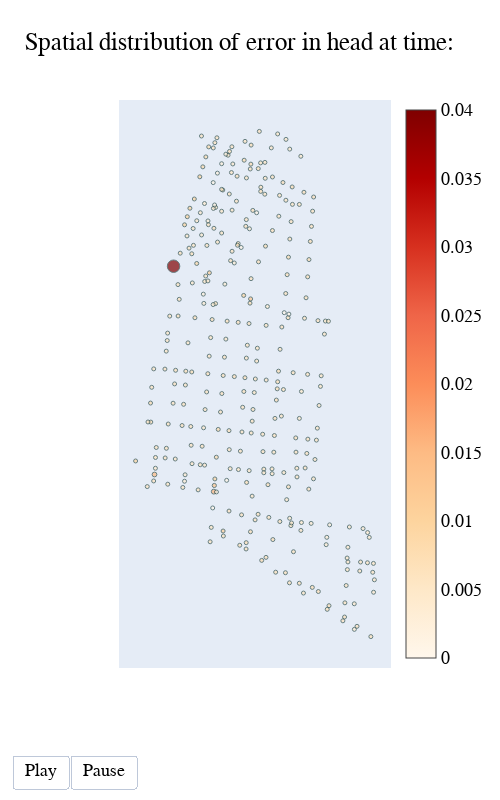

This figure's notebook cell:
### Code cell
error = torch.abs(target - predicted)
fig = vis.plot_nodal_variable(error, norm_sim_in_window, 'error in head at time: ', colorscale = 'OrRd')

### Figure 1 — Plotly figure (JSON) as saved in the notebook; plotly's stock layout.template omitted (floating-point values rounded to 4 significant figures; data arrays with more than 128 entries replaced by an {"elided": "..."} marker saying what was removed)
{"data": [{"hovertemplate": "%{text}", "marker": {"color": {"elided": "318 float values"}, "colorscale": [[0, "rgb(255,247,236)"], [0.125, "rgb(254,232,200)"], [0.25, "rgb(253,212,158)"], [0.375, "rgb(253,187,132)"], [0.5, "rgb(252,141,89)"], [0.625, "rgb(239,101,72)"], [0.75, "rgb(215,48,31)"], [0.875, "rgb(179,0,0)"], [1, "rgb(127,0,0)"]], "line": {"color": "DarkSlateGrey", "width": 1}, "showscale": true, "size": {"elided": "318 float values"}, "sizemin": 2, "sizeref": 0.0032}, "mode": "markers", "name": "coordinates", "text": {"elided": "318 str values"}, "type": "scatter", "x": {"elided": "318 float values"}, "y": {"elided": "318 float values"}}], "layout": {"font": {"color": "Black", "family": "Times new Roman", "size": 18}, "height": 800, "legend": {"title": {"text": "Legend"}}, "sliders": [{"active": 0, "currentvalue": {"font": {"size": 20}, "prefix": "Time step (5 min): ", "visible": true, "xanchor": "right"}, "len": 0.9, "pad": {"b": 10, "t": 50}, "transition": {"duration": 300, "easing": "cubic-in-out"}, "x": 0.1, "xanchor": "left", "y": 0, "yanchor": "top"}], "title": {"text": "Spatial distribution of error in head at time: "}, "updatemenus": [{"buttons": [{"args": [null, {"frame": {"duration": 500, "redraw": false}, "fromcurrent": true, "transition": {"duration": 300, "easing": "quadratic-in-out"}}], "label": "Play", "method": "animate"}, {"args": [[null], {"frame": {"duration": 0, "redraw": false}, "mode": "immediate", "transition": {"duration": 0}}], "label": "Pause", "method": "animate"}], "direction": "left", "pad": {"r": 10, "t": 87}, "showactive": false, "type": "buttons", "x": 0.1, "xanchor": "right", "y": 0, "yanchor": "top"}], "width": 500, "xaxis": {"visible": false}, "yaxis": {"visible": false}}}
